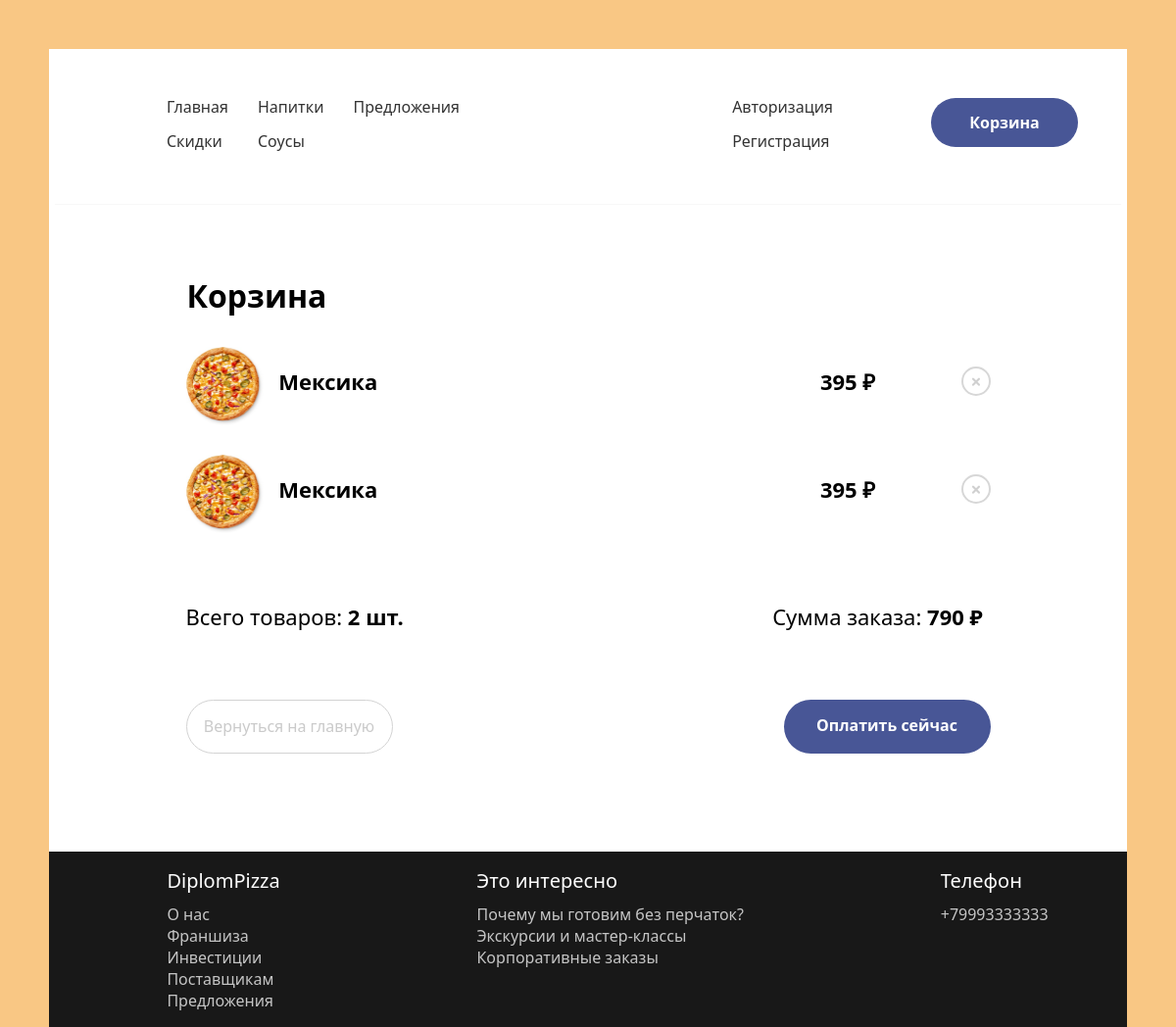
The app's page /cart.php with its own data.
### tables this page shows
CREATE TABLE `products` (
  `id` int NOT NULL,
  `title` varchar(255) NOT NULL,
  `price` int NOT NULL,
  `pizza_avatar` varchar(255) NOT NULL
);

### functions/functions.php (called while the page is built, shortened)
<?php
require_once "connect.php";
$mysqli = new mysqli($db_host, $db_user, $db_pass, $db_name);
$mysqli->set_charset("utf8mb4");
function getCart()
{
    global $mysqli;
    $resultcart = $mysqli->query("SELECT * FROM `products` ORDER BY 'id'");
    return resultToArray($resultcart);
}
function resultToArray($resultpizza)
{
    $array = array();
    while (($row = $resultpizza->fetch_assoc()) != false)
        $array[] = $row;
    return $array;
}
?>

### cart.php (the view, shortened to what this page needs)
<!DOCTYPE html>
<html lang="en">
<head>
    <?php
    require_once "blocks/head.php";
    $pizza = getCart();
    ?>
</head>
<body>
    <div class="desktop">
        <?php require_once "blocks/header.php" ?>
        <hr class="hrheader">
        <div class="price">
            <center>
                <div class="nadpis_corz">
                    <span class="corz">Корзина</span>
                </div>
                <div class="spisok_dobav">
                    <?php
                    $summa = 0;
                    $vsegotovarov = 0;
                    for ($i = 0; $i < count($pizza); $i++) {
                        $pid = $pizza[$i]["id"];
                        $summa = $summa + $pizza[$i]['price'];
                        echo '<div class="item">
                        <img src="' . $pizza[$i]['pizza_avatar'] . '" class="minipizza" alt="">
                        <div class="name_pizza_razmer">
                            <div class="namepizza">' . $pizza[$i]['title'] . '</div>
                        </div>
                        <div class="kol-vo">
                            <div class="chislo2">' . $pizza[$i]['price'] . ' ₽</div>
                            <form method="POST"><button class="crest" name="deleteproduct' . $pid . '"><img src="images/Vector.png" alt=""></<button></form>
                        </div>
                    </div>';
                        $vsegotovarov = count($pizza);
                    }
                    ?>
                </div>
                <div class="nadpis_corz">
                    <?php echo '<div class="vsego">Всего товаров: <b>' . $vsegotovarov . ' шт.</b></div>'; ?>
                    <?php echo '<div class="summa">Сумма заказа: <b>' . $summa . ' ₽</b></div>' ?>
                </div>
                <div class="nadpis_corz">
                    <div class="nazad1"><span class="buttpadd2">Вернуться на главную</span></div>
                    <div class="oplata"><span class="buttpadd2">Оплатить сейчас</span></div>
                </div>
        </div>
    </div>
    <?php require_once "blocks/footer.php" ?>
</body>
</html>

### style.css (style rules this page uses)
body { margin: 0px; background: #F9C784; }
.desktop { background-color: white; margin: 50px; margin-bottom: 0; min-height: 800px; }
.hrheader { height: 1px; border: none; border-top: 1px solid #F7F7F7; margin-left: 6px; margin-right: 6px; }
.nadpis_corz { width: 821px; display: flex; justify-content: space-between; margin-top: 70px; }
.corz { width: 145px; height: 44px; font-family: system-ui, -apple-system, BlinkMacSystemFont, 'Segoe UI', Roboto, Oxygen, Ubuntu, Cantarell, 'Open Sans', 'Helvetica Neue', sans-serif; font-style: normal; font-weight: 700; font-size: 32px; line-height: 44px; }
.item { display: flex; width: 821px; margin-top: 30px; margin-bottom: 30px; }
.minipizza { width: 80px; height: 80px; }
.name_pizza_razmer { display: block; padding-top: 10px; padding-left: 15px; }
.namepizza { padding-top: 10px; width: 280px; height: 30px; font-family: system-ui, -apple-system, BlinkMacSystemFont, 'Segoe UI', Roboto, Oxygen, Ubuntu, Cantarell, 'Open Sans', 'Helvetica Neue', sans-serif; font-style: normal; font-weight: 700; font-size: 22px; line-height: 30px; text-align: left; }
.chislo2 { width: 71px; height: 30px; font-family: 'Open Sans'; font-style: normal; font-weight: 700; font-size: 22px; line-height: 30px; margin-right: 80px }
.crest { background: white; border: 2px solid #D7D7D7; border-radius: 50%; color: #D0D0D0; text-align: center; width: 30px; height: 30px; cursor: pointer; }
.kol-vo { padding-top: 20px; width: 450px; display: flex; justify-content: space-between; justify-content: right; }
.vsego { width: 250px; height: 30px; font-family: system-ui, -apple-system, BlinkMacSystemFont, 'Segoe UI', Roboto, Oxygen, Ubuntu, Cantarell, 'Open Sans', 'Helvetica Neue', sans-serif; font-style: normal; font-weight: 400; font-size: 22px; line-height: 30px; text-align: left; }
.summa { width: 230px; height: 30px; font-family: system-ui, -apple-system, BlinkMacSystemFont, 'Segoe UI', Roboto, Oxygen, Ubuntu, Cantarell, 'Open Sans', 'Helvetica Neue', sans-serif; font-style: normal; font-weight: 400; font-size: 22px; line-height: 30px; }
.nazad1 { box-sizing: border-box; width: 211px; height: 55px; background: #FFFFFF; border: 1px solid #D3D3D3; border-radius: 30px; font-family: system-ui, -apple-system, BlinkMacSystemFont, 'Segoe UI', Roboto, Oxygen, Ubuntu, Cantarell, 'Open Sans', 'Helvetica Neue', sans-serif; font-style: normal; font-weight: 400; font-size: 16px; line-height: 22px; text-align: center; padding-top: 15px; color: #CACACA; cursor: pointer; }
.oplata { width: 211px; height: 40px; background: #485696; border-radius: 30px; font-family: system-ui, -apple-system, BlinkMacSystemFont, 'Segoe UI', Roboto, Oxygen, Ubuntu, Cantarell, 'Open Sans', 'Helvetica Neue', sans-serif; font-style: normal; font-weight: 700; font-size: 16px; line-height: 22px; text-align: center; padding-top: 15px; color: #FFFFFF; cursor: pointer; }
.price { padding-bottom: 100px; }

### records on screen
products: pizza_avatar (picture), title "Мексика", price "395"
products: pizza_avatar (picture), title "Мексика", price "395"

### other values on screen
$vsegotovarov "2"
$summa "790"
